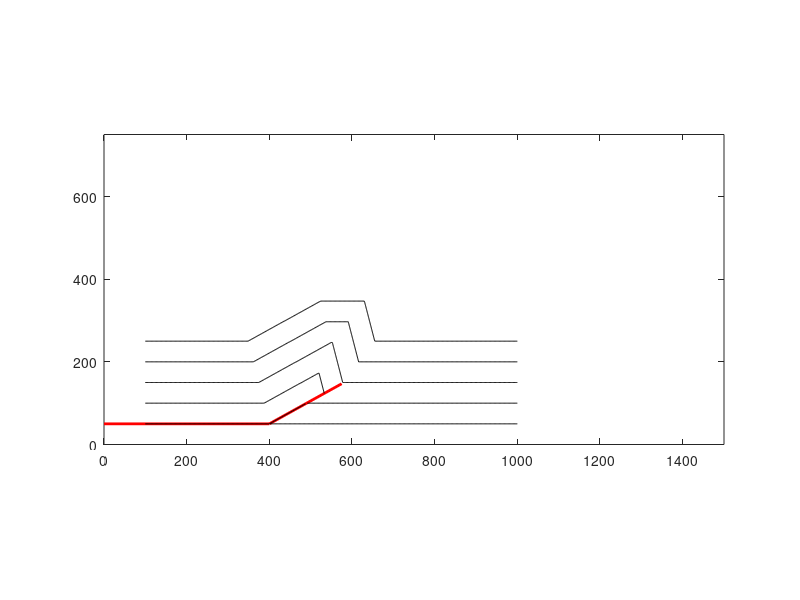

The MATLAB script that drew this image:
% Copyright: Nestor Cardozo 2009. All rights reserved

% Program fixedAxis: Simple step, fixed axis fault propagation folding

% Algorithm from Hardy and Poblet (1995)
% Marine and Petroleum Geology 12, 165-176

% INPUT INITIAL GEOMETRY

prompt = {'Datums'};
def = {'50.0 100.0 150.0 200.0 250'};
title = 'DATUMS';
lineNo=1;
answer=inputdlg(prompt,title,lineNo,def);
yp = str2num(answer{1});
% Base of layers
base = yp(1);

prompt = {'Extent of section','Number of points for digitizing beds'};
def = {'1000.0','500'};
title = 'EXTENT OF SECTION';
lineNo=1;
answer=inputdlg(prompt,title,lineNo,def);
extent = str2double(answer{1});
npoint = str2double(answer{2});

% INPUT FAULT GEOMETRY AND SLIP

prompt = {'x coordinate of the lowest footwall cutoff','Ramp Angle'};
def = {'400.0','29.0'};
title = 'RAMP ANGLE';
lineNo=1;
answer=inputdlg(prompt,title,lineNo,def);
xramp = str2double(answer{1});
ramp = str2double(answer{2})*(pi/180);

prompt = {'Slip','Slip increment'};
def = {'100.0','0.5'};
title = 'SLIP';
lineNo=1;
answer=inputdlg(prompt,title,lineNo,def);
slip = str2double(answer{1});
sinc = str2double(answer{2});
ninc=round(slip/sinc);

% SOLVE MAIN PARAMETERS

% See Figure 1 B of Hardy and Poblet (1995)
% Eq. 7 of Hardy and Poblet (1995)
gam1=(pi-ramp)/2.;
% Eq. 5 of Hardy and Poblet (1995). Assume no excess shear Sp = 0
gamestar = acot((-1.*(2.*cos(ramp)-3.)/sin(ramp))/2.);
% Eq. 6 of Hardy and Poblet (1995)
gamistar=gam1-gamestar;
% Eq. 4 of Hardy and Poblet (1995)
game=acot(cot(gamestar)-2.*cot(gam1));
% Eq. 3 of Hardy and Poblet (1995)
gami = asin((sin(gamistar)*sin(game))/sin(gamestar));
% Eq. 8 of Hardy and Poblet (1995)
% Ratio of backlimb length to total slip
% This is the same as the propagation to slip ratio
a1=cot(gamestar)-cot(gam1);
a2=1./sin(ramp)-(sin(gami)/sin(game))/sin(game+gami-ramp);
a3=sin(gam1+ramp)/sin(gam1);
lbrat=a1/a2 + a3;
% Change in slip across boundary between backlimb and forelimb regions
% Eq. 23 of Hardy and Poblet (1995) is wrong. Use instead
% Eq. 7 of Hardy and Poblet (2005): Basin Research 17, 417-424.
R=sin(gam1+ramp)/sin(gam1+game);

% MAKE BED GEOMETRY

xp=0.0:extent/npoint:extent;
[XP,YP]=meshgrid(xp,yp);

% PREPARE PLOTTING
% Identify hangingwall region

hwid = zeros(ninc,size(yp,2));
for i=1:ninc
    uplift = lbrat*i*sinc*sin(ramp);
    for j=1:size(yp,2)
        if yp(j)-base<=uplift
            hwid(i,j)=0;
            for k=1:size(xp,2)
                if xp(k) <= xramp + (yp(j)-base)/tan(ramp)
                    hwid(i,j)=hwid(i,j)+1;
                end
            end
        else
            hwid(i,j)=size(xp,2);
        end
    end
end

% DEFORM BEDS
% Apply velocity field
% Eqs. 17-22 of Hardy and Poblet (1995)

for i=1:ninc
    % Compute uplift
    lb = lbrat*i*sinc;
    uplift = lb*sin(ramp);
    lbh = lb*cos(ramp);
    % Compute point at fault tip
    xt = xramp + lbh;
    yt = base + uplift;
    % For each bed
    for j=1:size(XP,1)
        % For every hanging wall point
        for k=1:hwid(i,j)
            if XP(j,k) < xramp - (YP(j,k)-base)/tan(gam1)
                %Region 1, Eqs. 17 and 18 of Hardy and Poblet (1995)
                XP(j,k) = XP(j,k) + sinc;
            else
                if XP(j,k) < xt - (YP(j,k)-yt)/tan(gam1)
                     %Region 2, Eqs. 19 and 20 of Hardy and Poblet (1995)
                     XP(j,k) = XP(j,k) + sinc*cos(ramp);
                     YP(j,k) = YP(j,k) + sinc*sin(ramp);
                else
                    if XP(j,k) < xt + (YP(j,k)-yt)/tan(game)
                        %Region 3, Eqs. 21 and 22 of Hardy and Poblet(1995)
                        XP(j,k) = XP(j,k) + sinc*R*cos(game);
                        YP(j,k) = YP(j,k) + sinc*R*sin(game);
                    end
                end
            end
        end
    end
    % PLOT INCREMENT
    % Fault
    xf=[0 xramp xramp+lbh];
    yf=[base base uplift+base];
    plot(xf,yf,'r-','LineWidth',2);
    hold on;
    % Beds
    for j=1:size(yp,2)
        if yp(j)-base <= uplift
            % Beds cut by the fault
            plot(XP(j,1:1:hwid(i,j)),YP(j,1:1:hwid(i,j)),'k-');
            plot(XP(j,hwid(i,j)+1:1:size(xp,2)),YP(j,hwid(i,j)+1:1:size(xp,2)),'k-');
        else
            % Beds not cut by the fault
            plot(XP(j,:),YP(j,:),'k-');
        end
    end
    axis equal;
    axis([0 1.5*extent 0 3.*max(yp)]);
    hold off;
    frame(i) = getframe;
end